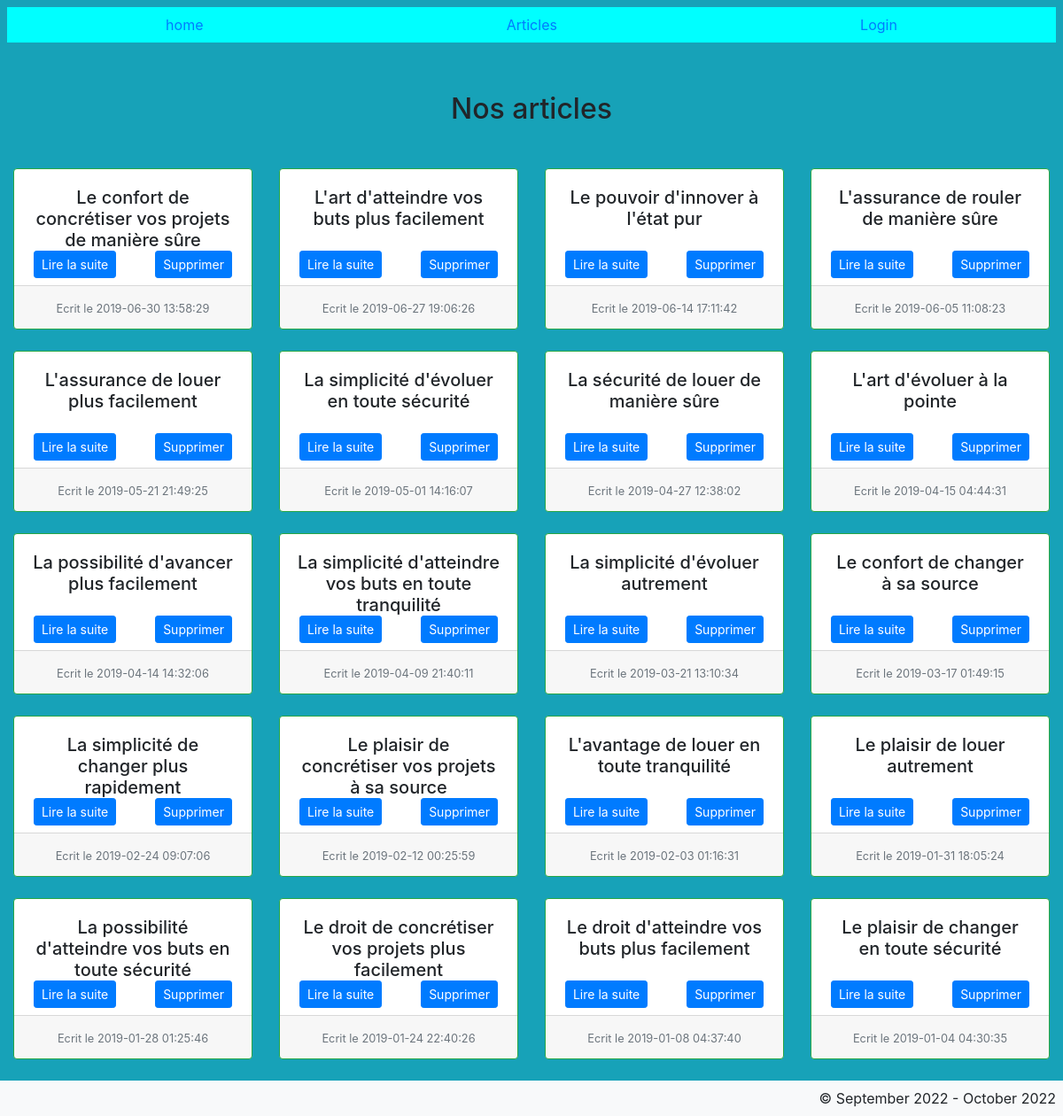
The page / on the database its author committed.
### tables this page shows
CREATE TABLE IF NOT EXISTS `articles` (
  `id` int(11) NOT NULL AUTO_INCREMENT,
  `title` varchar(255) NOT NULL,
  `slug` varchar(255) NOT NULL,
  `introduction` text NOT NULL,
  `content` text NOT NULL,
  `created_at` datetime NOT NULL,
  PRIMARY KEY (`id`)
);

### index.php (called while the page is built, shortened)
<?php
$pdo = new PDO("mysql:host=" . $GLOBALS['DATABASE_HOST'] . ";" . "dbname=" . $GLOBALS['DATABASE_NAME'] . ';charset=utf8', $GLOBALS['DATABASE_USER'], $GLOBALS['DATABASE_PASSWORD'], [
    PDO::ATTR_ERRMODE => PDO::ERRMODE_EXCEPTION,
    PDO::ATTR_DEFAULT_FETCH_MODE => PDO::FETCH_ASSOC
]);
$resultats = $pdo->query('SELECT * FROM articles ORDER BY created_at DESC');
$articles = $resultats->fetchAll();
require('./templates/articles/index.html.php');
$pageContent = ob_get_clean();
require('./templates/layout.html.php');
?>

### front/src/pages/articles/index.html.php (the view)
<h2 class="text-center mb-5">Nos articles</h2>
<div class="card-group text-center justify-content-center">
    <?php foreach ($articles as $article) : ?>
        <div class="col-md-3 mb-4">
            <div class="card h-100 border-success">
                <div class="card-body">
                    <h5 class="card-title" style="height:5vh"><?= $article['title'] ?></h5>
                </div>
                <div class="card-text mb-2">
                    <div class="d-flex justify-content-around">
                        <a href="../../../../front/src/partial/articles/article.php?id=<?= $article['id'] ?>" class="btn btn-sm btn-primary">Lire la suite</a>
                        <a href="../../../../front/src/partial/articles/delete-article.php?id=<?= $article['id'] ?>" class="btn btn-sm btn-primary" onclick="return window.confirm(`Êtes vous sur de vouloir supprimer cet article et les commentaires associés ?!`)">Supprimer</a>
                    </div>
                </div>
                <div class="card-footer">
                    <small class="text-muted">Ecrit le <?= $article['created_at'] ?></small>
                </div>
            </div>
        </div>
    <?php endforeach ?>
</div>

### front/src/layout/layout.html.php (shortened to what this page needs)
<!DOCTYPE html>
<html lang="en">
<head>
    <link rel="stylesheet" href="https://cdn.jsdelivr.net/npm/bootstrap@4.1.3/dist/css/bootstrap.min.css">
</head>
<body class="bg-info">
    <?php include ('nav.php') ?>
    <?= $pageContent ?>
    <?php include ('footer.php') ?>
</body>
</html>

### front/src/layout/nav.php
<div class="p-2">
   <nav>
      <div class="d-flex justify-content-around p-2 mb-5" style="background-color: aqua">
         <a href="../../../../index.php">home</a>
         <a href="../../../../front/src/pages/articles/articles.php">Articles</a>
         <a href="../../../../front/src/pages/login/login.php">Login</a>
      </div>
   </nav>
</div>

### front/src/layout/footer.php
<footer>
   <div class="p-2 d-flex justify-content-end bg-light" >
      © September 2022 - <?php echo date("F") . " " . date("Y"); ?>
   </div>
</footer>

### rows shown on the page
articles: title "Le confort de concrétiser vos projets de manière sûre", created_at "2019-06-30 13:58:29"
articles: title "L'art d'atteindre vos buts plus facilement", created_at "2019-06-27 19:06:26"
articles: title "Le pouvoir d'innover à l'état pur", created_at "2019-06-14 17:11:42"
articles: title "L'assurance de rouler de manière sûre", created_at "2019-06-05 11:08:23"
articles: title "L'assurance de louer plus facilement", created_at "2019-05-21 21:49:25"
articles: title "La simplicité d'évoluer en toute sécurité", created_at "2019-05-01 14:16:07"
articles: title "La sécurité de louer de manière sûre", created_at "2019-04-27 12:38:02"
articles: title "L'art d'évoluer à la pointe", created_at "2019-04-15 04:44:31"
articles: title "La possibilité d'avancer plus facilement", created_at "2019-04-14 14:32:06"
articles: title "La simplicité d'atteindre vos buts en toute tranquilité", created_at "2019-04-09 21:40:11"
articles: title "La simplicité d'évoluer autrement", created_at "2019-03-21 13:10:34"
articles: title "Le confort de changer à sa source", created_at "2019-03-17 01:49:15"
articles: title "La simplicité de changer plus rapidement", created_at "2019-02-24 09:07:06"
articles: title "Le plaisir de concrétiser vos projets à sa source", created_at "2019-02-12 00:25:59"
articles: title "L'avantage de louer en toute tranquilité", created_at "2019-02-03 01:16:31"
articles: title "Le plaisir de louer autrement", created_at "2019-01-31 18:05:24"
articles: title "La possibilité d'atteindre vos buts en toute sécurité", created_at "2019-01-28 01:25:46"
articles: title "Le droit de concrétiser vos projets plus facilement", created_at "2019-01-24 22:40:26"
articles: title "Le droit d'atteindre vos buts plus facilement", created_at "2019-01-08 04:37:40"
articles: title "Le plaisir de changer en toute sécurité", created_at "2019-01-04 04:30:35"
